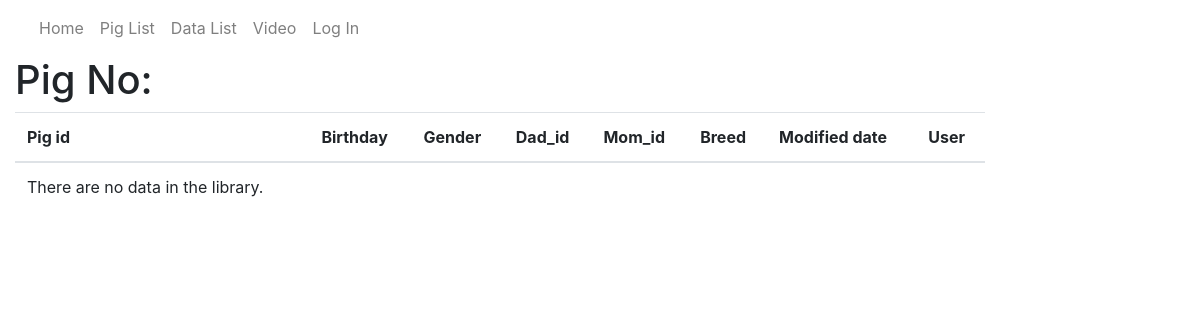
Before: /catalog/pig/1252-4/history/ with the older database file.
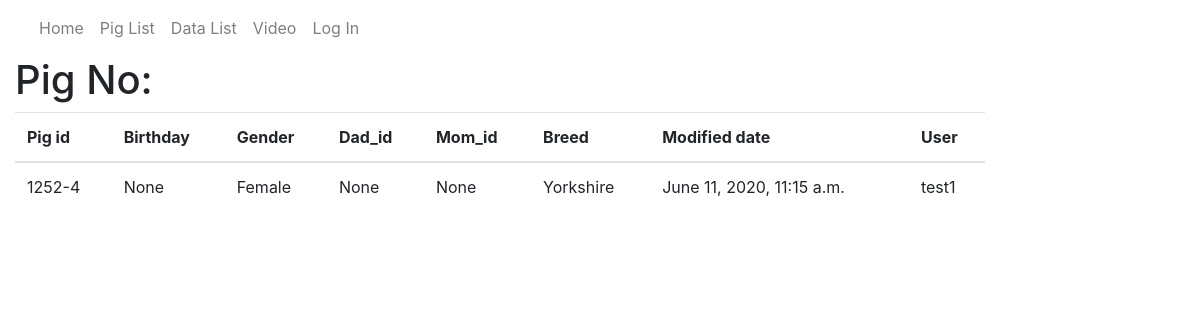
After: the same page with the newer database file.
### catalog/models.py (models this page shows, shortened)
class Pig_history(models.Model):
    pig_id = models.CharField(null = True, max_length=8, help_text='Input birth year(XX) + ear tag')
    birth = models.DateField(null=True, blank=True)
    gender = models.CharField(null=True, max_length=100, blank=True)
    dad_id = models.CharField(null=True, max_length=100, blank=True)
    mom_id = models.CharField(null=True, max_length=100, blank=True)
    breed = models.CharField(max_length=10, help_text='Pig\'s breed', blank=True, null=True)
    modified_date = models.DateTimeField(auto_now=True)
    user = models.CharField(null = True, max_length=100)

### catalog/views.py (the view)
# urls.py: path('pig/<str:pk>/history/', views.Pig_HistoryDetailView, name='pig-history'),
def Pig_HistoryDetailView(request, pk):
    pig_id = pk
    pig_history = Pig_history.objects.filter(pig_id=pig_id)
    context = {'pig_history':pig_history}
    return render(request,'pig_history_detail.html',context)

### catalog/templates/pig_history_detail.html
{% extends "base_generic.html" %}
{% block content %}
<h1>Pig No: {{ pig_history.pig_id }}</h1>
<table class="table">
	<thead>
		<tr class="row100 head">
			<th class="cell100 column1">Pig id</th>
			<th class="cell100 column2">Birthday</th>
			<th class="cell100 column3">Gender</th>
			<th class="cell100 column4">Dad_id</th>
			<th class="cell100 column5">Mom_id</th>
			<th class="cell100 column6">Breed</th>
			<th class="cell100 column7">Modified date</th>
			<th class="cell100 column8">User</th>
		</tr>
	</thead>
	<tbody>
		{% if pig_history %}
		{% for pig_history in pig_history %}
		<tr>
			<td>{{ pig_history.pig_id }}</a></td>
			<td>{{ pig_history.birth }}</td>
			<td>{{ pig_history.gender }}</td>
			<td>{{ pig_history.dad_id }}</td>
			<td>{{ pig_history.mom_id }}</td>
			<td>{{ pig_history.breed }}</td>
			<td>{{ pig_history.modified_date }}</td>
			<td>{{ pig_history.user }}</td>
		</tr>
		{% endfor %}
		{% else %}
		<tr>
			<td>There are no data in the library.</td>
		</tr>
		{% endif %}
	</tbody>
</table>
{% endblock %}

Changed rows visible on the page:
added Pig_history: pig_id "1252-4", birth "None", gender "Female", dad_id "None", mom_id "None", breed "Yorkshire", modified_date "June 11, 2020, 11:15 a.m.", user "test1"
Other visible differences:
text no longer shown: "There are no data in the library."
